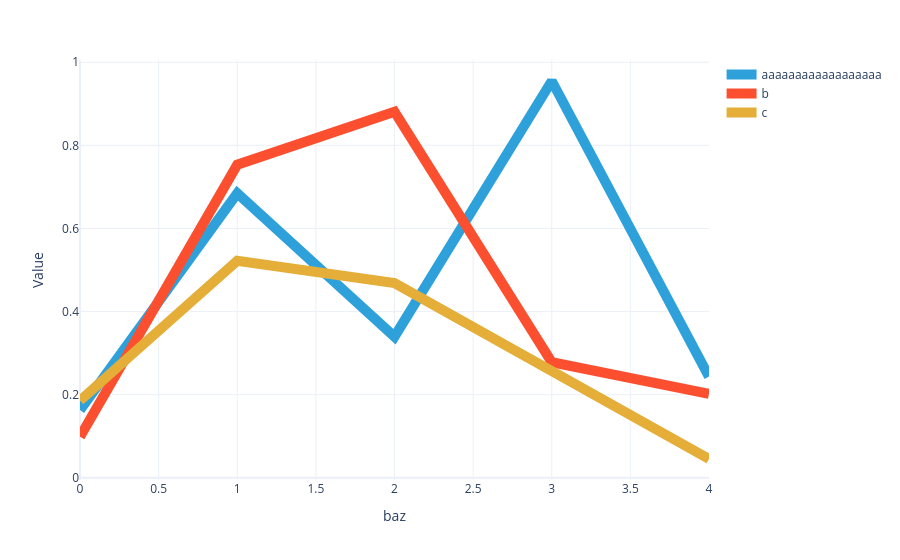

Here is the notebook cell this chart was saved with:
### Code cell
U3.visualize(line_width=10)

### Figure 1 — Plotly figure (JSON) as saved in the notebook; plotly's stock layout.template omitted (floating-point values rounded to 4 significant figures)
{"data": [{"hovertemplate": "foo=aaaaaaaaaaaaaaaaaa<br>baz=%{x}<br>Value=%{y}<extra></extra>", "legendgroup": "aaaaaaaaaaaaaaaaaa", "line": {"color": "#2fa1da", "dash": "solid", "width": 10}, "marker": {"symbol": "circle"}, "mode": "lines", "name": "aaaaaaaaaaaaaaaaaa", "orientation": "v", "showlegend": true, "type": "scatter", "x": [0, 1, 2, 3, 4], "xaxis": "x", "y": [0.1629, 0.6846, 0.3395, 0.9549, 0.2436], "yaxis": "y"}, {"hovertemplate": "foo=b<br>baz=%{x}<br>Value=%{y}<extra></extra>", "legendgroup": "b", "line": {"color": "#fb4f2f", "dash": "solid", "width": 10}, "marker": {"symbol": "circle"}, "mode": "lines", "name": "b", "orientation": "v", "showlegend": true, "type": "scatter", "x": [0, 1, 2, 3, 4], "xaxis": "x", "y": [0.09892, 0.7535, 0.881, 0.2781, 0.2021], "yaxis": "y"}, {"hovertemplate": "foo=c<br>baz=%{x}<br>Value=%{y}<extra></extra>", "legendgroup": "c", "line": {"color": "#e4ae38", "dash": "solid", "width": 10}, "marker": {"symbol": "circle"}, "mode": "lines", "name": "c", "orientation": "v", "showlegend": true, "type": "scatter", "x": [0, 1, 2, 3, 4], "xaxis": "x", "y": [0.1858, 0.522, 0.4684, 0.2594, 0.04517], "yaxis": "y"}], "layout": {"legend": {"title": {}, "tracegroupgap": 0}, "margin": {"t": 60}, "xaxis": {"anchor": "y", "domain": [0, 1], "title": {"text": "baz"}}, "yaxis": {"anchor": "x", "domain": [0, 1], "title": {"text": "Value"}}}}
